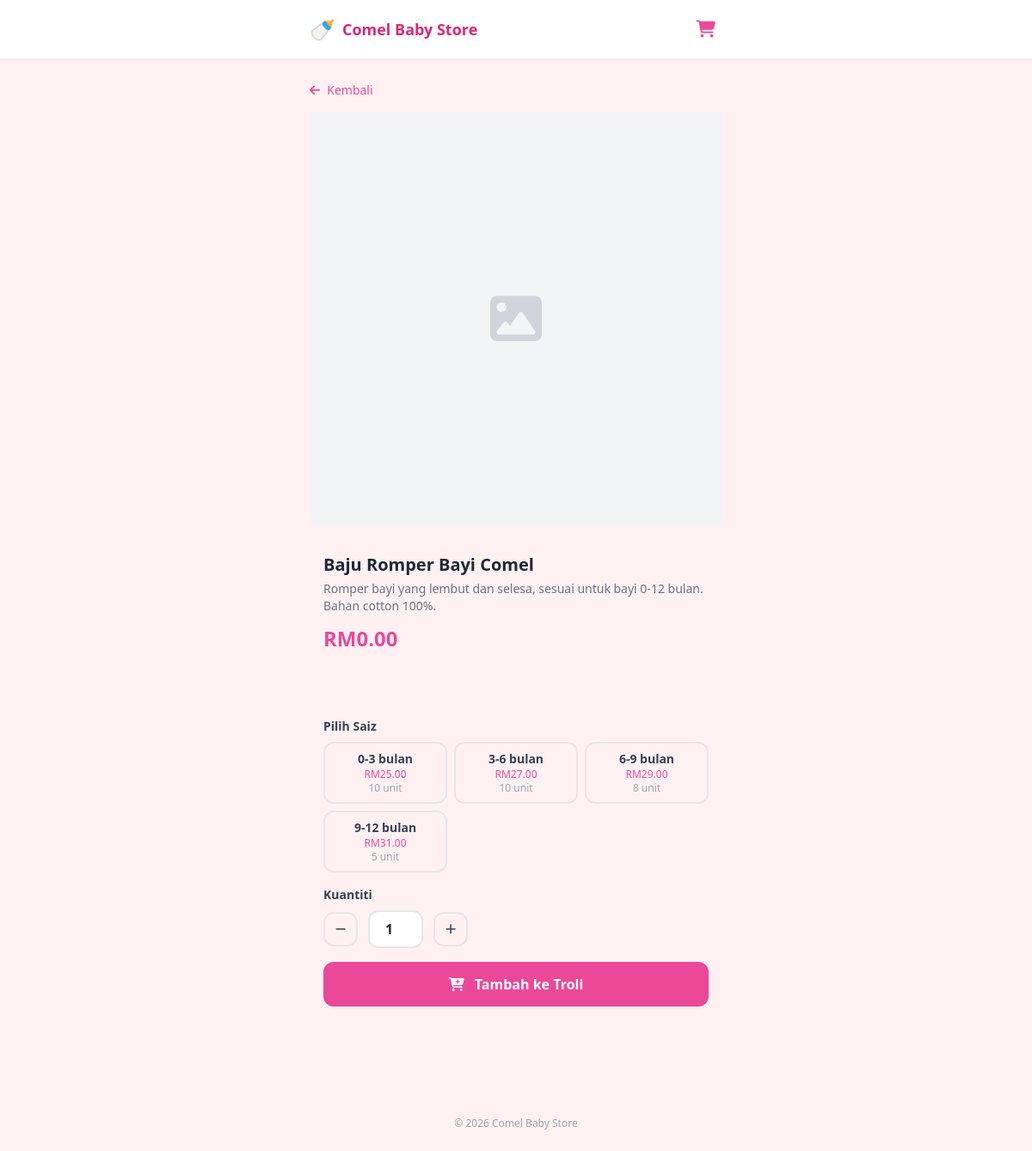
Page /product/1 on the committed database.
### tables this page shows
CREATE TABLE IF NOT EXISTS `products` (
  `id`          INT(11) UNSIGNED NOT NULL AUTO_INCREMENT,
  `category_id` INT(11) UNSIGNED NOT NULL,
  `name`        VARCHAR(255) NOT NULL,
  `description` TEXT DEFAULT NULL,
  `image`       VARCHAR(255) DEFAULT NULL,
  `price`       DECIMAL(10,2) NOT NULL DEFAULT 0.00,
  `stock`       INT(11) NOT NULL DEFAULT 0,
  `deleted_at`  TIMESTAMP NULL DEFAULT NULL,
  `created_at`  TIMESTAMP NOT NULL DEFAULT CURRENT_TIMESTAMP,
  `updated_at`  TIMESTAMP NOT NULL DEFAULT CURRENT_TIMESTAMP ON UPDATE CURRENT_TIMESTAMP,
  PRIMARY KEY (`id`),
  KEY `idx_products_category` (`category_id`),
  KEY `idx_products_deleted`  (`deleted_at`),
  CONSTRAINT `fk_products_category`
    FOREIGN KEY (`category_id`) REFERENCES `categories` (`id`) ON DELETE RESTRICT ON UPDATE CASCADE
);

CREATE TABLE IF NOT EXISTS `product_sizes` (
  `id`         INT(11) UNSIGNED NOT NULL AUTO_INCREMENT,
  `product_id` INT(11) UNSIGNED NOT NULL,
  `size_label` VARCHAR(50) NOT NULL,
  `price`      DECIMAL(10,2) NOT NULL DEFAULT 0.00,
  `stock`      INT(11) NOT NULL DEFAULT 0,
  PRIMARY KEY (`id`),
  KEY `idx_product_sizes_product` (`product_id`),
  CONSTRAINT `fk_sizes_product`
    FOREIGN KEY (`product_id`) REFERENCES `products` (`id`) ON DELETE CASCADE ON UPDATE CASCADE
);

### src/controllers/ProductController.php (called while the page is built, shortened)
<?php
class ProductController {
    public function show(int $id): void {
        $product = (new Product())->find($id);
        $sizes = [];
        if ($product['category_type'] === 'pakaian') {
            $sizes = (new ProductSize())->forProduct($id);
        }
        view('product/show', [
            'product' => $product,
            'sizes'   => $sizes,
        ], 'public');
    }
}

### src/config/database.php (called while the page is built, shortened)
<?php
function getDB(): PDO {
    static $pdo = null;
    if ($pdo === null) {
        $dsn = sprintf(
            'mysql:host=%s;port=%s;dbname=%s;charset=%s',
            DB_HOST, DB_PORT, DB_NAME, DB_CHARSET
        );
        $options = [
            PDO::ATTR_ERRMODE            => PDO::ERRMODE_EXCEPTION,
            PDO::ATTR_DEFAULT_FETCH_MODE => PDO::FETCH_ASSOC,
            PDO::ATTR_EMULATE_PREPARES   => false,
        ];
        try {
            $pdo = new PDO($dsn, DB_USER, DB_PASS, $options);
        } catch (PDOException $e) {
            http_response_code(500);
            die('Database connection failed. Please try again later.');
        }
    }
    return $pdo;
}

### src/models/Product.php (called while the page is built, shortened)
<?php
class Product {
    private PDO $db;
    public function __construct() {
        $this->db = getDB();
    }
    public function find(int $id): array|false {
        $stmt = $this->db->prepare(
            'SELECT p.*, c.name AS category_name, c.type AS category_type
             FROM products p
             JOIN categories c ON c.id = p.category_id
             WHERE p.id = ?'
        );
        $stmt->execute([$id]);
        return $stmt->fetch();
    }
}

### src/models/ProductSize.php (called while the page is built, shortened)
<?php
class ProductSize {
    private PDO $db;
    public function __construct() {
        $this->db = getDB();
    }
    public function forProduct(int $productId): array {
        $stmt = $this->db->prepare(
            'SELECT * FROM product_sizes WHERE product_id = ? ORDER BY id ASC'
        );
        $stmt->execute([$productId]);
        return $stmt->fetchAll();
    }
}

### src/views/product/show.php (the view, shortened to what this page needs)
<div class="py-2">
    <a href="/category/<?= $product['category_id'] ?>" class="inline-flex items-center gap-2 text-pink-500 text-sm mb-4">
        <i class="fa-solid fa-arrow-left"></i> Kembali
    </a>
    <div class="card overflow-hidden mb-4 aspect-square bg-gray-100">
        <?php if ($product['image']): ?>
            <img src="<?= e($product['image']) ?>" alt="<?= e($product['name']) ?>" class="w-full h-full object-cover">
        <?php else: ?>
            <div class="w-full h-full flex items-center justify-center text-gray-300">
                <i class="fa-solid fa-image text-6xl"></i>
            </div>
        <?php endif; ?>
    </div>
    <div class="card p-4 mb-4">
        <h1 class="text-xl font-bold text-gray-800 mb-1"><?= e($product['name']) ?></h1>
        <?php if ($product['description']): ?>
            <p class="text-gray-500 text-sm mb-3"><?= nl2br(e($product['description'])) ?></p>
        <?php endif; ?>
        <div id="price-display" class="text-2xl font-bold text-pink-500 mb-3">
            RM<?= number_format((float)$product['price'], 2) ?>
        </div>
    </div>
    <form method="POST" action="/cart/add" class="card p-4 space-y-4">
        <?php if ($product['category_type'] === 'pakaian' && !empty($sizes)): ?>
        <div>
            <label class="block text-sm font-semibold text-gray-700 mb-2">Pilih Saiz</label>
            <div class="grid grid-cols-3 gap-2">
                <?php foreach ($sizes as $size): ?>
                <label class="cursor-pointer">
                    <div class="size-btn border-2 border-gray-200 rounded-xl p-2 text-center transition-all
                        <?= (int)$size['stock'] < 1 ? 'opacity-40 cursor-not-allowed' : 'hover:border-pink-400' ?>"
                        <?= (int)$size['stock'] < 1 ? 'data-disabled="1"' : '' ?>>
                        <p class="font-semibold text-sm text-gray-700"><?= e($size['size_label']) ?></p>
                        <p class="text-xs text-pink-500">RM<?= number_format((float)$size['price'], 2) ?></p>
                        <?php if ((int)$size['stock'] < 1): ?>
                            <p class="text-xs text-red-400">Habis</p>
                        <?php else: ?>
                            <p class="text-xs text-gray-400"><?= $size['stock'] ?> unit</p>
                        <?php endif; ?>
                    </div>
                </label>
                <?php endforeach; ?>
            </div>
        </div>
        <?php endif; ?>
        <div>
            <label class="block text-sm font-semibold text-gray-700 mb-2">Kuantiti</label>
            <div class="flex items-center gap-3">
                <button type="button" id="qty-minus"
                    class="w-10 h-10 rounded-xl border-2 border-gray-200 flex items-center justify-center text-gray-600 hover:border-pink-400 active:bg-pink-50">
                    <i class="fa-solid fa-minus text-sm"></i>
                </button>
                <input type="number" name="quantity" id="quantity" value="1" min="1"
                    class="w-16 text-center border-2 border-gray-200 rounded-xl py-2 font-semibold text-gray-800 focus:outline-none focus:border-pink-400">
                <button type="button" id="qty-plus"
                    class="w-10 h-10 rounded-xl border-2 border-gray-200 flex items-center justify-center text-gray-600 hover:border-pink-400 active:bg-pink-50">
                    <i class="fa-solid fa-plus text-sm"></i>
                </button>
            </div>
        </div>
        <button type="submit"
            class="w-full bg-pink-500 hover:bg-pink-600 active:bg-pink-700 text-white font-bold py-3.5 rounded-xl transition-colors text-base">
            <i class="fa-solid fa-cart-plus mr-2"></i> Tambah ke Troli
        </button>
    </form>
</div>

### src/views/layouts/public.php (style rules this page uses)
body { font-family: 'Segoe UI', sans-serif; }
.card { @apply bg-white rounded-2xl shadow-sm border border-gray-100; }

### rows in the picture
products: name "Baju Romper Bayi Comel", description "Romper bayi yang lembut dan selesa, sesuai untuk bayi 0-12 bulan. Bahan cotton 100%.", price "0.00"
product_sizes: size_label "0-3 bulan", price "25.00", stock "10"
product_sizes: size_label "3-6 bulan", price "27.00", stock "10"
product_sizes: size_label "6-9 bulan", price "29.00", stock "8"
product_sizes: size_label "9-12 bulan", price "31.00", stock "5"
